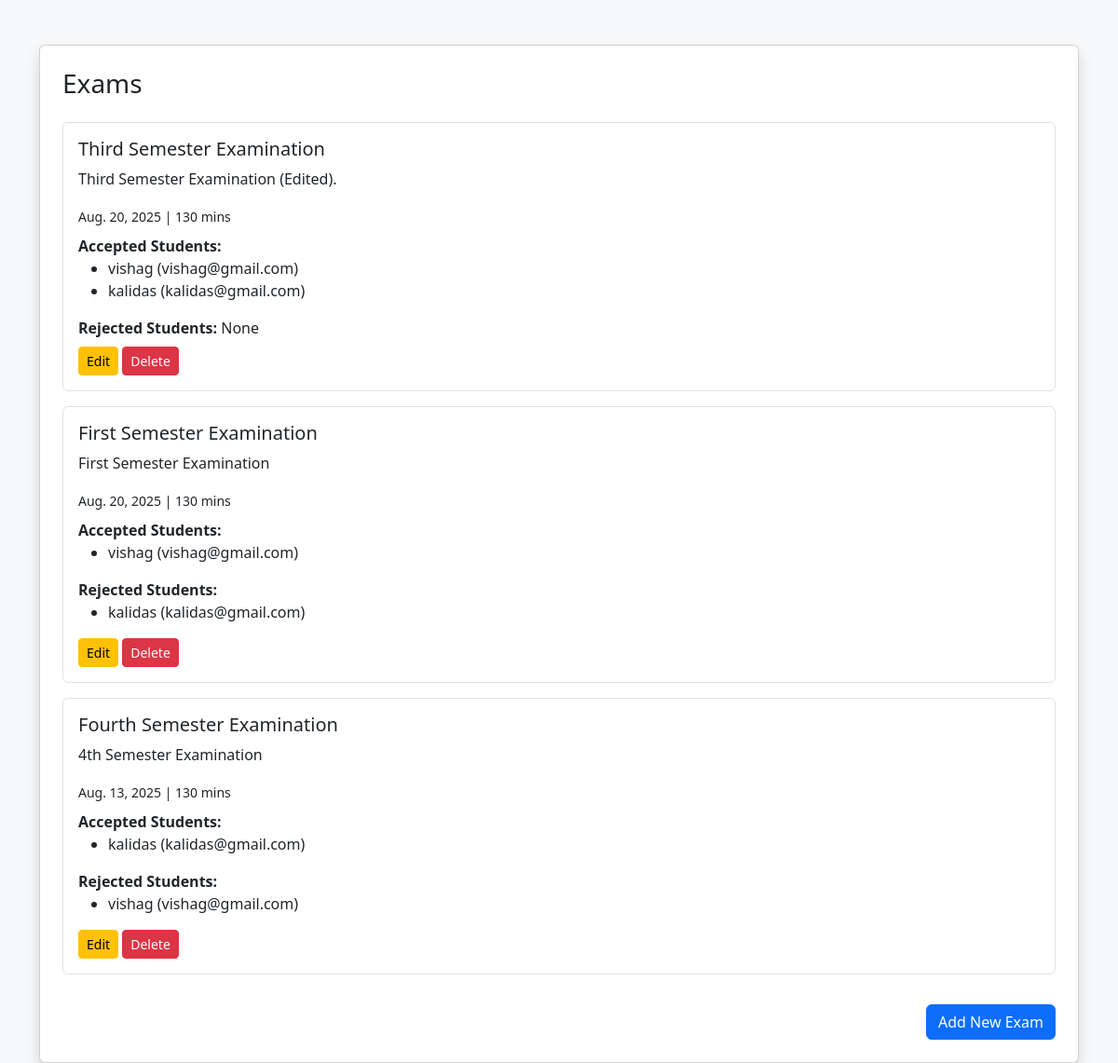
The app's page /exams/ with its own data.
### Exam/models.py (models this page shows, shortened)
class Exam(models.Model):
    title = models.CharField(max_length=200)
    description = models.TextField()
    date = models.DateField()
    duration = models.IntegerField()

### myapp/models.py (models this page shows, shortened)
class StudentRegistration(models.Model):
    username = models.CharField(max_length=100)
    name = models.CharField(max_length=100,null = True)
    password = models.CharField(max_length=100)
    class_name = models.CharField(max_length=100)
    admission_date = models.DateField()
    age = models.IntegerField()
    email = models.EmailField()

### Exam/views.py (the view)
# urls.py: path("exams/", ExamListView.as_view(), name="exam-list"),
class ExamListView(APIView):
    template_name = "exam_list.html"
    def get(self, request):
        exams = Exam.objects.all()
        exam_list = []
        for exam in exams:
            accepted_responses = ExamResponse.objects.filter(exam=exam, accepted=True).select_related('student')
            rejected_responses = ExamResponse.objects.filter(exam=exam, accepted=False).select_related('student')
            exam_list.append({
                "exam": exam,
                "accepted_students": [r.student for r in accepted_responses],
                "rejected_students": [r.student for r in rejected_responses],
            })
        return render(request, self.template_name, {"exam_list": exam_list})

### Exam/templates/exam_list.html (shortened to what this page needs)
<!DOCTYPE html>
<html>
<head>
    <link href="https://cdn.jsdelivr.net/npm/bootstrap@5.3.0/dist/css/bootstrap.min.css" rel="stylesheet">
</head>
<body class="bg-light">
<div class="container mt-5">
    <div class="card shadow p-4">
        <h3 class="mb-4">Exams</h3>
        {% for item in exam_list %}
            <div class="mb-3 p-3 border rounded">
                <h5>{{ item.exam.title }}</h5>
                <p>{{ item.exam.description }}</p>
                <small>{{ item.exam.date }} | {{ item.exam.duration }} mins</small>
                <div class="mt-2">
                    <strong>Accepted Students:</strong>
                    {% if item.accepted_students %}
                        <ul>
                            {% for student in item.accepted_students %}
                                <li>{{ student.username }} ({{ student.email }})</li>
                            {% endfor %}
                        </ul>
                    {% else %}
                        <span>None</span>
                    {% endif %}
                </div>
                <div class="mt-2">
                    <strong>Rejected Students:</strong>
                    {% if item.rejected_students %}
                        <ul>
                            {% for student in item.rejected_students %}
                                <li>{{ student.username }} ({{ student.email }})</li>
                            {% endfor %}
                        </ul>
                    {% else %}
                        <span>None</span>
                    {% endif %}
                </div>
                <div class="mt-2">
                    <a href="{% url 'exam-edit' item.exam.id %}" class="btn btn-sm btn-warning">Edit</a>
                    <a href="{% url 'exam-delete' item.exam.id %}" class="btn btn-sm btn-danger">Delete</a>
                </div>
            </div>
        {% empty %}
            <p>No exams available.</p>
        {% endfor %}
        <div class="text-end mt-3">
            <a href="{% url 'exam-add' %}" class="btn btn-primary">Add New Exam</a>
        </div>
    </div>
</div>
</body>
</html>

### records on screen
Exam: exam "Third Semester Examination", exam.description "Third Semester Examination (Edited).", exam "Aug. 20, 2025", exam.duration "130", shows "None"
StudentRegistration: username "vishag", email "vishag@gmail.com"
StudentRegistration: username "kalidas", email "kalidas@gmail.com"
Exam: exam "First Semester Examination", exam.description "First Semester Examination", exam "Aug. 20, 2025", exam.duration "130"
Exam: exam "Fourth Semester Examination", exam.description "4th Semester Examination", exam "Aug. 13, 2025", exam.duration "130"
